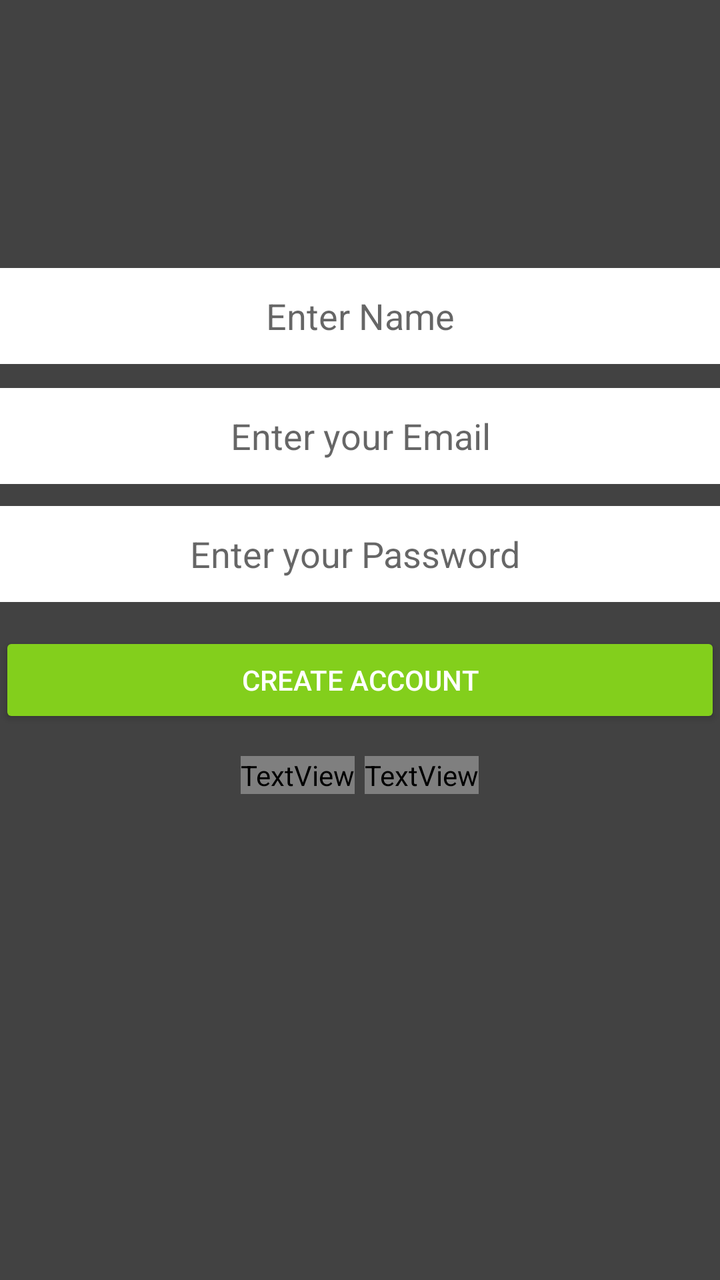
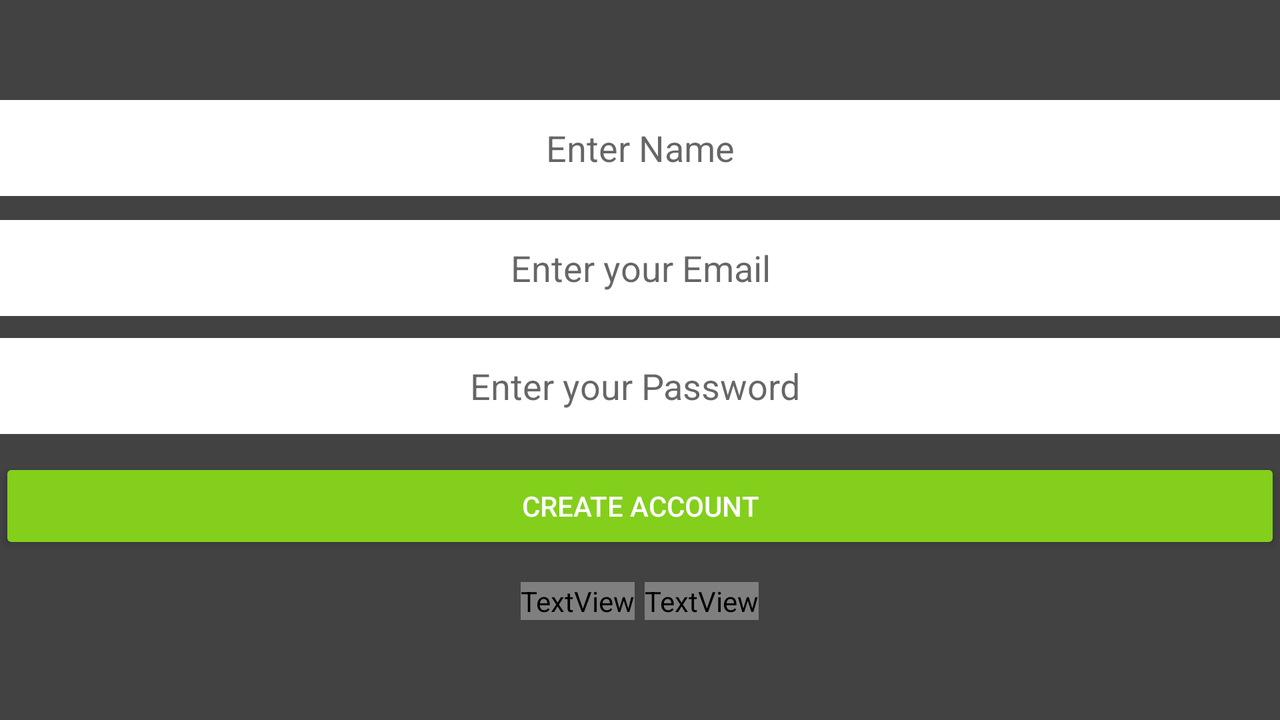

An Android layout and its configuration variant, each rendered on a device that would load it. The default file and the variant file are quoted in full after the pictures.
<!-- AndroidManifest.xml: application theme AppTheme.NoActionBar -->
<!-- res/layout/activity_create_account.xml -->
<?xml version="1.0" encoding="utf-8"?>
<RelativeLayout xmlns:android="http://schemas.android.com/apk/res/android"
    xmlns:tools="http://schemas.android.com/tools"
    android:layout_width="match_parent"
    android:layout_height="match_parent"
    xmlns:app="http://schemas.android.com/apk/res-auto"
    android:padding="@dimen/activity_vertical_margin"
    tools:context="com.shoppinglist.firebase.didoy.shoper.UI.Activities.CreateAccountActivity"
    android:id="@+id/activity_create_account"
    android:layout_gravity="center"
    android:background="@color/cardview_dark_background">

    <EditText
        android:layout_width="match_parent"
        android:layout_height="wrap_content"
        android:minHeight="?android:attr/listPreferredItemHeightSmall"
        android:inputType="textPersonName"
        android:hint="Enter Name"
        android:ems="10"
        android:id="@+id/create_name_editText"
        android:background="@android:color/white"
        android:textAlignment="center"
        android:layout_marginTop="134dp"
        android:layout_alignParentTop="true"
        android:gravity="center" />

    <EditText
        android:id="@+id/create_email_editext"
        android:layout_width="match_parent"
        android:layout_height="wrap_content"
        android:minHeight="?android:attr/listPreferredItemHeightSmall"
        android:hint="Enter your Email"
        android:ems="10"
        android:background="@android:color/white"
        android:textAlignment="center"
        android:layout_marginTop="12dp"
        android:layout_below="@+id/create_name_editText"
        android:gravity="center" />


    <android.support.design.widget.TextInputLayout
        android:id="@+id/etPasswordLayout"
        android:layout_width="match_parent"
        android:layout_height="wrap_content"
        app:hintEnabled="false"
        android:layout_below="@+id/create_email_editext"
        android:layout_alignParentLeft="true"
        android:layout_alignParentStart="true"
        android:layout_marginTop="11dp">

        <android.support.design.widget.TextInputEditText
            android:id="@+id/create_password_editext"
            android:layout_width="match_parent"
            android:layout_height="wrap_content"
            android:minHeight="?android:attr/listPreferredItemHeightSmall"
            android:inputType="textPassword"
            android:hint="Enter your Password"
            android:background="@android:color/white"
            android:textAlignment="center"
            android:gravity="center"
            android:paddingRight="5dp" />

    </android.support.design.widget.TextInputLayout>

    <LinearLayout
            android:layout_width="match_parent"
            android:layout_height="wrap_content"
            android:orientation="horizontal"
            android:layout_marginTop="14dp"
            android:gravity="center"
            android:layout_below="@+id/create_account_btn"
            >

            <TextView
                android:text="@string/sign_in_desc"
                android:layout_width="wrap_content"
                android:layout_height="wrap_content"
                android:textSize="18sp"
                android:textColor="@color/tw__composer_white"
                />

            <TextView
                android:id="@+id/create_sigin_textview"
                android:text="@string/signIn"
                android:layout_width="wrap_content"
                android:layout_height="wrap_content"
                android:textSize="18sp"
                android:textColor="@color/tw__composer_white"
                android:layout_marginLeft="5dp"
                android:textStyle="normal|bold" />

        </LinearLayout>

    <Button
        android:text="Create Account"
        android:layout_width="match_parent"
        android:layout_height="wrap_content"
        android:id="@+id/create_account_btn"
        android:layout_marginTop="15dp"
        android:textColor="@color/cardview_light_background"
        android:backgroundTint="@color/colorPrimary"
        android:gravity="center"
        android:layout_below="@+id/etPasswordLayout"
        android:layout_alignParentLeft="true"
        android:layout_alignParentStart="true" />


</RelativeLayout>
<!-- resources referenced by this layout -->
<resources>
  <color name="colorPrimary">#83cf1c</color>
  <string name="signIn">Sign In</string>
  <string name="sign_in_desc">Already have an account? </string>
  <style name="AppTheme.NoActionBar">
          <item name="windowActionBar">false</item>
          <item name="windowNoTitle">true</item>
  
      </style>
</resources>
<!-- res/layout-land/activity_create_account.xml (the repository's variant of the layout above) -->
<!-- drawn on the phone turned sideways -->
<RelativeLayout android:layout_height="match_parent"
    android:layout_width="match_parent"
    xmlns:app="http://schemas.android.com/apk/res-auto"
    android:id="@+id/activity_create_account"
    xmlns:android="http://schemas.android.com/apk/res/android"
    android:background="@color/cardview_dark_background">

<ScrollView
    android:layout_height="match_parent"
    android:layout_width="match_parent"
    android:padding="@dimen/activity_vertical_margin">
    <LinearLayout
        android:layout_width="match_parent"
        android:layout_height="match_parent"
        android:orientation="vertical"
        android:layout_gravity="center">

        <EditText
            android:layout_width="match_parent"
            android:layout_height="wrap_content"
            android:minHeight="?android:attr/listPreferredItemHeightSmall"
            android:inputType="textPersonName"
            android:hint="Enter Name"
            android:ems="10"
            android:id="@+id/create_name_editText"
            android:background="@android:color/white"
            android:textAlignment="center"
              />

        <EditText
            android:id="@+id/create_email_editext"
            android:layout_width="match_parent"
            android:layout_height="wrap_content"
            android:minHeight="?android:attr/listPreferredItemHeightSmall"
            android:hint="Enter your Email"
            android:ems="10"
            android:background="@android:color/white"
            android:textAlignment="center"
            android:layout_marginTop="12dp" />

        <android.support.design.widget.TextInputLayout
            android:id="@+id/etPasswordLayout"
            android:layout_width="match_parent"
            android:layout_height="wrap_content"
            app:hintEnabled="false"
            android:layout_below="@+id/create_email_editext"
            android:layout_alignParentLeft="true"
            android:layout_alignParentStart="true"
            android:layout_marginTop="11dp">

            <android.support.design.widget.TextInputEditText
                android:id="@+id/create_password_editext"
                android:layout_width="match_parent"
                android:layout_height="wrap_content"
                android:minHeight="?android:attr/listPreferredItemHeightSmall"
                android:inputType="textPassword"
                android:hint="Enter your Password"
                android:background="@android:color/white"
                android:textAlignment="center"
                android:gravity="center"
                android:paddingRight="5dp" />

        </android.support.design.widget.TextInputLayout>

        <Button
            android:text="Create Account"
            android:layout_width="match_parent"
            android:layout_height="wrap_content"
            android:id="@+id/create_account_btn"
            android:layout_marginTop="12dp"
            android:textColor="@color/cardview_light_background"
            android:backgroundTint="@color/colorPrimary" />

        <LinearLayout
            android:layout_width="match_parent"
            android:layout_height="wrap_content"
            android:orientation="horizontal"
            android:layout_marginTop="14dp"
            android:gravity="center_horizontal"
            android:layout_below="@+id/create_account_btn">

            <TextView
                android:text="@string/sign_in_desc"
                android:layout_width="wrap_content"
                android:layout_height="wrap_content"
                android:textSize="18sp"
                android:textColor="@color/tw__composer_white" />

            <TextView
                android:id="@+id/create_sigin_textview"
                android:text="@string/signIn"
                android:layout_width="wrap_content"
                android:layout_height="wrap_content"
                android:textSize="18sp"
                android:textColor="@color/tw__composer_white"
                android:layout_marginLeft="5dp"
                android:textStyle="normal|bold" />

        </LinearLayout>
    </LinearLayout>
</ScrollView>
</RelativeLayout>
